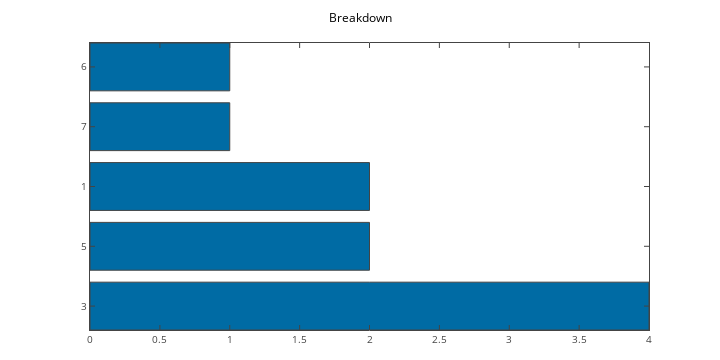

The notebook cell saved with this chart:
### Code cell
plotly_fig = tls.mpl_to_plotly(fig)
plotly_fig['layout']['margin']['b'] = 30
plotly_fig['layout']['xaxis1']['range'] = [0, 4]
plotly_fig['layout']['yaxis1']['ticktext'] = vc_subset.index
plotly_fig['layout']['yaxis1']['tickvals'] = list(range(1, len(vc_subset) + 1))

py.iplot(plotly_fig)

### Figure 1 — Plotly figure (JSON) as saved in the notebook; plotly's stock layout.template omitted (floating-point values rounded to 4 significant figures)
{"data": [{"marker": {"color": "#006BA4", "line": {"width": 1}}, "opacity": 1, "orientation": "h", "type": "bar", "x": [4, 2, 2, 1, 1], "xaxis": "x1", "y": [1, 2, 3, 4, 5], "yaxis": "y1"}], "layout": {"autosize": false, "bargap": 0.2, "height": 360, "hovermode": "closest", "margin": {"b": 30, "l": 90, "pad": 0, "r": 71, "t": 43}, "showlegend": false, "title": "Breakdown", "titlefont": {"color": "#000000", "size": 12}, "width": 720, "xaxis1": {"anchor": "y1", "domain": [0, 1], "mirror": "ticks", "nticks": 9, "range": [0, 4], "showgrid": false, "showline": true, "side": "bottom", "tickfont": {"size": 10}, "ticks": "inside", "type": "linear", "zeroline": false}, "yaxis1": {"anchor": "x1", "domain": [0, 1], "dtick": 1, "mirror": "ticks", "range": [0.6, 5.4], "showgrid": false, "showline": true, "side": "left", "tick0": 1, "tickfont": {"size": 10}, "tickmode": false, "ticks": "inside", "ticktext": [3, 5, 1, 7, 6], "tickvals": [1, 2, 3, 4, 5], "type": "linear", "zeroline": false}}}
